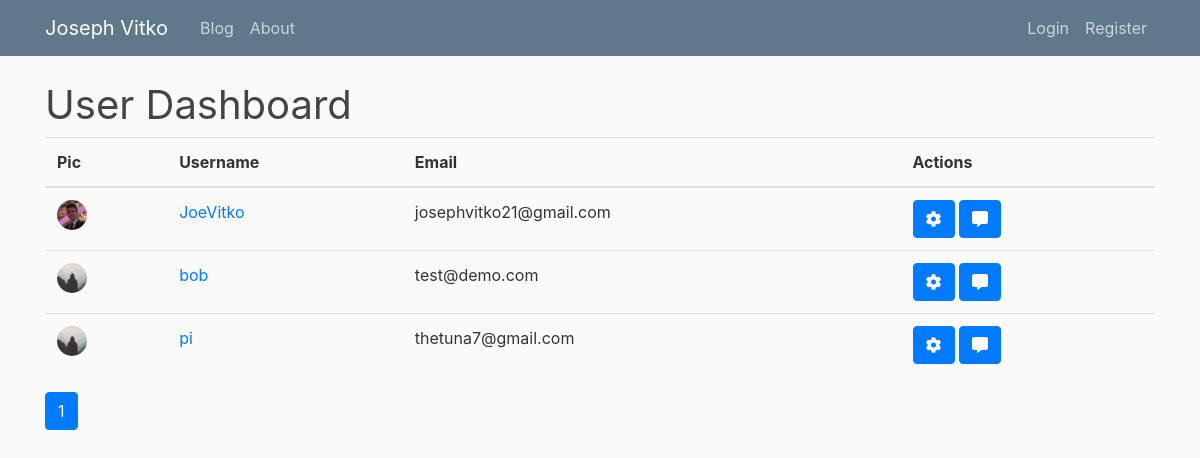
Screenshot of /admin/users with the database file from the repository.
### flaskblog/models.py (models this page shows, shortened)
class User(db.Model, UserMixin):
    id = db.Column(db.Integer, primary_key=True)
    username = db.Column(db.String(20), unique=True, nullable=False)
    email = db.Column(db.String(120), unique=True, nullable=False)
    image_file = db.Column(db.String(20), nullable=False, default='default.jpg')
    password = db.Column(db.String(60), nullable=False)
    posts = db.relationship('Post', backref='author', lazy=True)
    roles = db.relationship('Role', secondary='user_roles')

### flaskblog/admin/routes.py (the view)
@admin.route('/admin/users')
@admin_permission.require(http_exception=403)
def getusers():
    page = request.args.get('page', 1, type=int)
    users = User.query.order_by(User.id.asc()).paginate(per_page=25)
    return render_template('admin_users_dashboard.html', users=users, page=page, page_context='admin.getusers')

### flaskblog/templates/admin_users_dashboard.html
{% extends "layout_admin.html" %}
{% block midsection %}
    <h1>User Dashboard</h1>
    <table class="table">
        <thead>
            <tr>
                <th>Pic</th>
                <th>Username</th>
                <th>Email</th>
                <th>Actions</th>
            </tr>
        </thead>
        <tbody>
            {% for user in users.items %}
                <tr>
                    <td>
                        <div class="avatar-img-container">
                            <img src="{{ url_for('static', filename='profile_pics/' + user.image_file) }}" class="rounded-circle avatar-img">
                        </div>
                    </td>
                    <td>
                        <a href="{{ url_for('users.user_posts', username=user.username) }}">{{ user.username }}</a>
                    </td>
                    <td>{{ user.email }}</td>
                    <td>
                        <a role="button" class="btn btn-primary" data-toggle="tooltip" data-placement="bottom" title="User Settings" href="{{ url_for('admin.viewuser', user=user.username) }}">
                            <i class="fas fa-cog"></i>
                        </a>
                        <a role="button" class="btn btn-primary" data-toggle="tooltip" data-placement="bottom" title="User Posts" href="{{ url_for('admin.getuserposts', user=user.username) }}">
                            <i class="fas fa-comment-alt"></i>
                        </a>
                    </td>
                </tr>
            {% endfor %}
        </tbody>
    </table>
    {% for page_num in users.iter_pages(left_edge=1, right_edge=1, left_current=1, right_current=2) %}
        {% if page_num %}
            {% if users.page == page_num %}
                <a class="btn btn-primary mb-4" href="{{ url_for(page_context, page=page_num) }}">{{ page_num }}</a>
            {% else %}
                <a class="btn btn-outline-info mb-4" href="{{ url_for(page_context, page=page_num) }}">{{ page_num }}</a>
            {% endif %}
        {% else %}
        ...
        {% endif %}
    {% endfor %}
{% endblock midsection %}

### flaskblog/static/main.css (style rules this page uses)
body { background: #fafafa; color: #333333; margin-top: 5rem; }
h1, h2, h3, h4, h5, h6 { color: #444444; font-weight: 400; }
.avatar-img-container { width: 30px; height: auto; display: inline-block; }
.avatar-img { width: 100%; height: auto; }

### rows the page displays
User: image_file (picture), username "JoeVitko", email "josephvitko21@gmail.com"
User: image_file (placeholder picture), username "bob", email "test@demo.com"
User: image_file (placeholder picture), username "pi", email "thetuna7@gmail.com"

### other values shown
{{ page_num }} "1"
